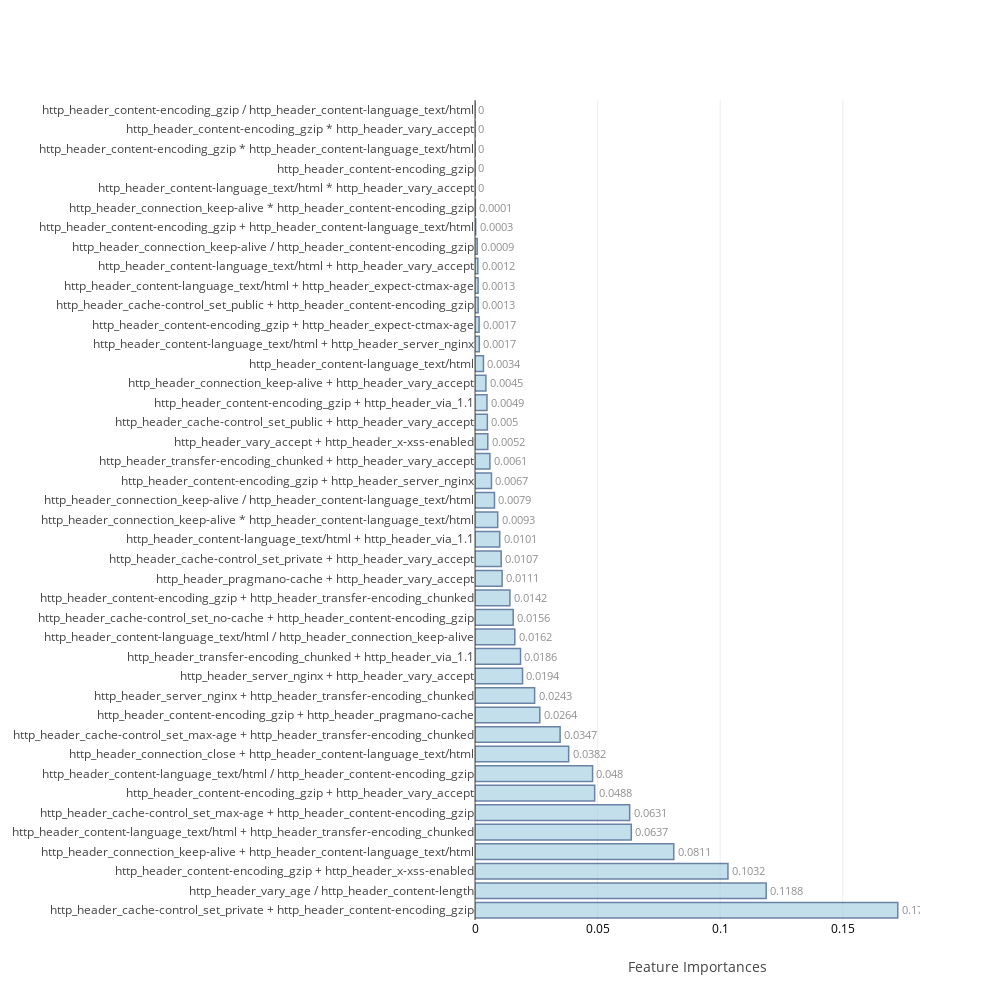

Source (notebook cell):
### Code cell
feat_imp=[None]*4
j=0
for i in range(0,8):
    if i>=2 and i<=5:
        model,cm_train,cm_test,acc_train,acc_test,roc_auc,feat_imp[j]=f[i](X_train,Y_train,X_test,Y_test,feature_name)
        j=j+1
    else:
        model,cm_train,cm_test,acc_train,acc_test,roc_auc=f[i](X_train,Y_train,X_test,Y_test)
    table_80_60_train.loc[i]=   ([acc_train,cm_train.TP,cm_train.TN,cm_train.FP,cm_train.FN,cm_train.FPR,cm_train.FNR])
    table_80_60_test.loc[i] =   ([acc_test ,cm_test.TP, cm_test.TN, cm_test.FP, cm_test.FN, cm_test.FPR, cm_test.FNR,roc_auc])
    print("\n")

### Figure 1 — Plotly figure (JSON) as saved in the notebook; plotly's stock layout.template omitted (floating-point values rounded to 4 significant figures)
{"data": [{"marker": {"color": "rgb(158,202,225)", "line": {"color": "rgb(8,48,107)", "width": 1.5}}, "opacity": 0.6, "orientation": "h", "text": [0.1724, 0.1188, 0.1032, 0.0811, 0.0637, 0.0631, 0.0488, 0.048, 0.0382, 0.0347, 0.0264, 0.0243, 0.0194, 0.0186, 0.0162, 0.0156, 0.0142, 0.0111, 0.0107, 0.0101, 0.0093, 0.0079, 0.0067, 0.0061, 0.0052, 0.005, 0.0049, 0.0045, 0.0034, 0.0017, 0.0017, 0.0013, 0.0013, 0.0012, 0.0009, 0.0003, 0.0001, 0, 0, 0, 0, 0], "textposition": "outside", "type": "bar", "uid": "14201aa5-a2a5-453e-a791-388011925a50", "x": [0.1724, 0.1188, 0.1032, 0.08105, 0.06374, 0.06308, 0.0488, 0.04795, 0.0382, 0.03471, 0.02643, 0.02432, 0.01939, 0.01857, 0.01624, 0.01558, 0.01424, 0.01107, 0.01068, 0.01007, 0.009263, 0.007944, 0.006717, 0.006068, 0.005216, 0.005049, 0.004881, 0.004451, 0.003438, 0.001742, 0.001663, 0.001278, 0.001257, 0.001155, 0.0009061, 0.0002763, 0.0001434, 4.72e-05, 2.818e-05, 2.809e-05, 2.163e-05, 3.784e-06], "y": ["http_header_cache-control_set_private + http_header_content-encoding_gzip", "http_header_vary_age / http_header_content-length", "http_header_content-encoding_gzip + http_header_x-xss-enabled", "http_header_connection_keep-alive + http_header_content-language_text/html", "http_header_content-language_text/html + http_header_transfer-encoding_chunked", "http_header_cache-control_set_max-age + http_header_content-encoding_gzip", "http_header_content-encoding_gzip + http_header_vary_accept", "http_header_content-language_text/html / http_header_content-encoding_gzip", "http_header_connection_close + http_header_content-language_text/html", "http_header_cache-control_set_max-age + http_header_transfer-encoding_chunked", "http_header_content-encoding_gzip + http_header_pragmano-cache", "http_header_server_nginx + http_header_transfer-encoding_chunked", "http_header_server_nginx + http_header_vary_accept", "http_header_transfer-encoding_chunked + http_header_via_1.1", "http_header_content-language_text/html / http_header_connection_keep-alive", "http_header_cache-control_set_no-cache + http_header_content-encoding_gzip", "http_header_content-encoding_gzip + http_header_transfer-encoding_chunked", "http_header_pragmano-cache + http_header_vary_accept", "http_header_cache-control_set_private + http_header_vary_accept", "http_header_content-language_text/html + http_header_via_1.1", "http_header_connection_keep-alive * http_header_content-language_text/html", "http_header_connection_keep-alive / http_header_content-language_text/html", "http_header_content-encoding_gzip + http_header_server_nginx", "http_header_transfer-encoding_chunked + http_header_vary_accept", "http_header_vary_accept + http_header_x-xss-enabled", "http_header_cache-control_set_public + http_header_vary_accept", "http_header_content-encoding_gzip + http_header_via_1.1", "http_header_connection_keep-alive + http_header_vary_accept", "http_header_content-language_text/html", "http_header_content-language_text/html + http_header_server_nginx", "http_header_content-encoding_gzip + http_header_expect-ctmax-age", "http_header_cache-control_set_public + http_header_content-encoding_gzip", "http_header_content-language_text/html + http_header_expect-ctmax-age", "http_header_content-language_text/html + http_header_vary_accept", "http_header_connection_keep-alive / http_header_content-encoding_gzip", "http_header_content-encoding_gzip + http_header_content-language_text/html", "http_header_connection_keep-alive * http_header_content-encoding_gzip", "http_header_content-language_text/html * http_header_vary_accept", "http_header_content-encoding_gzip", "http_header_content-encoding_gzip * http_header_content-language_text/html", "http_header_content-encoding_gzip * http_header_vary_accept", "http_header_content-encoding_gzip / http_header_content-language_text/html"]}], "layout": {"autosize": false, "height": 1000, "width": 1000, "xaxis": {"tickfont": {"color": "black", "size": 12}, "title": "Feature Importances"}, "yaxis": {"automargin": true}}}
